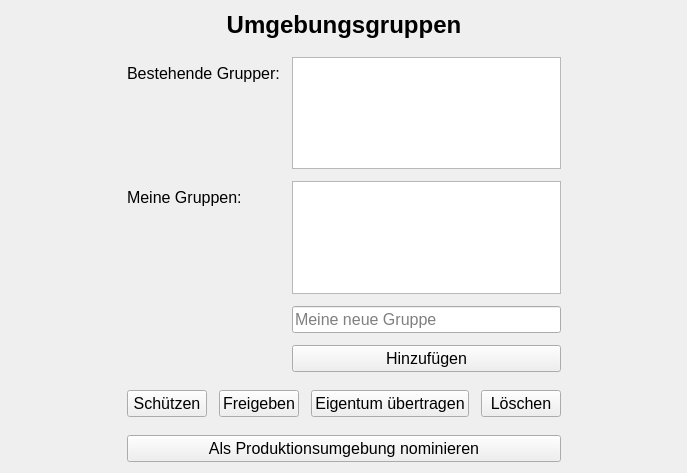
<?xml version="1.0" encoding="UTF-8"?>
<ui version="4.0">
 <class>Form</class>
 <widget class="QWidget" name="Form">
  <property name="geometry">
   <rect>
    <x>0</x>
    <y>0</y>
    <width>687</width>
    <height>473</height>
   </rect>
  </property>
  <property name="font">
   <font>
    <pointsize>12</pointsize>
   </font>
  </property>
  <property name="windowTitle">
   <string>Form</string>
  </property>
  <layout class="QGridLayout" name="gridLayout">
   <property name="verticalSpacing">
    <number>18</number>
   </property>
   <item row="7" column="1">
    <spacer name="verticalSpacer_2">
     <property name="orientation">
      <enum>Qt::Orientation::Vertical</enum>
     </property>
     <property name="sizeHint" stdset="0">
      <size>
       <width>20</width>
       <height>40</height>
      </size>
     </property>
    </spacer>
   </item>
   <item row="0" column="1">
    <spacer name="verticalSpacer">
     <property name="orientation">
      <enum>Qt::Orientation::Vertical</enum>
     </property>
     <property name="sizeHint" stdset="0">
      <size>
       <width>20</width>
       <height>40</height>
      </size>
     </property>
    </spacer>
   </item>
   <item row="2" column="0">
    <spacer name="horizontalSpacer">
     <property name="orientation">
      <enum>Qt::Orientation::Horizontal</enum>
     </property>
     <property name="sizeHint" stdset="0">
      <size>
       <width>40</width>
       <height>20</height>
      </size>
     </property>
    </spacer>
   </item>
   <item row="2" column="1">
    <layout class="QFormLayout" name="formLayout">
     <property name="horizontalSpacing">
      <number>12</number>
     </property>
     <property name="verticalSpacing">
      <number>12</number>
     </property>
     <item row="0" column="0">
      <widget class="QLabel" name="label_2">
       <property name="text">
        <string>Bestehende Grupper:</string>
       </property>
      </widget>
     </item>
     <item row="0" column="1">
      <widget class="QListWidget" name="existing_groups"/>
     </item>
     <item row="1" column="0">
      <widget class="QLabel" name="label_3">
       <property name="text">
        <string>Meine Gruppen:</string>
       </property>
      </widget>
     </item>
     <item row="1" column="1">
      <layout class="QVBoxLayout" name="verticalLayout">
       <item>
        <widget class="QListWidget" name="my_groups"/>
       </item>
       <item>
        <widget class="QLineEdit" name="new_group">
         <property name="placeholderText">
          <string>Meine neue Gruppe</string>
         </property>
        </widget>
       </item>
       <item>
        <widget class="QPushButton" name="add_group">
         <property name="text">
          <string>Hinzufügen</string>
         </property>
        </widget>
       </item>
      </layout>
     </item>
    </layout>
   </item>
   <item row="4" column="1">
    <layout class="QHBoxLayout" name="horizontalLayout_2" stretch="0,0,0,0">
     <property name="spacing">
      <number>12</number>
     </property>
     <property name="topMargin">
      <number>0</number>
     </property>
     <property name="bottomMargin">
      <number>0</number>
     </property>
     <item>
      <widget class="QPushButton" name="protect">
       <property name="text">
        <string>Schützen</string>
       </property>
      </widget>
     </item>
     <item>
      <widget class="QPushButton" name="unprotect">
       <property name="text">
        <string>Freigeben</string>
       </property>
      </widget>
     </item>
     <item>
      <widget class="QPushButton" name="change_ownership">
       <property name="text">
        <string>Eigentum übertragen</string>
       </property>
      </widget>
     </item>
     <item>
      <widget class="QPushButton" name="delete_2">
       <property name="text">
        <string>Löschen</string>
       </property>
      </widget>
     </item>
    </layout>
   </item>
   <item row="5" column="1">
    <widget class="QPushButton" name="suggest_for_production">
     <property name="text">
      <string>Als Produktionsumgebung nominieren</string>
     </property>
    </widget>
   </item>
   <item row="2" column="2">
    <spacer name="horizontalSpacer_2">
     <property name="orientation">
      <enum>Qt::Orientation::Horizontal</enum>
     </property>
     <property name="sizeHint" stdset="0">
      <size>
       <width>40</width>
       <height>20</height>
      </size>
     </property>
    </spacer>
   </item>
   <item row="1" column="1">
    <widget class="QLabel" name="label">
     <property name="font">
      <font>
       <pointsize>18</pointsize>
       <bold>true</bold>
      </font>
     </property>
     <property name="text">
      <string>Umgebungsgruppen</string>
     </property>
     <property name="alignment">
      <set>Qt::AlignmentFlag::AlignCenter</set>
     </property>
    </widget>
   </item>
  </layout>
 </widget>
 <resources/>
 <connections/>
</ui>
